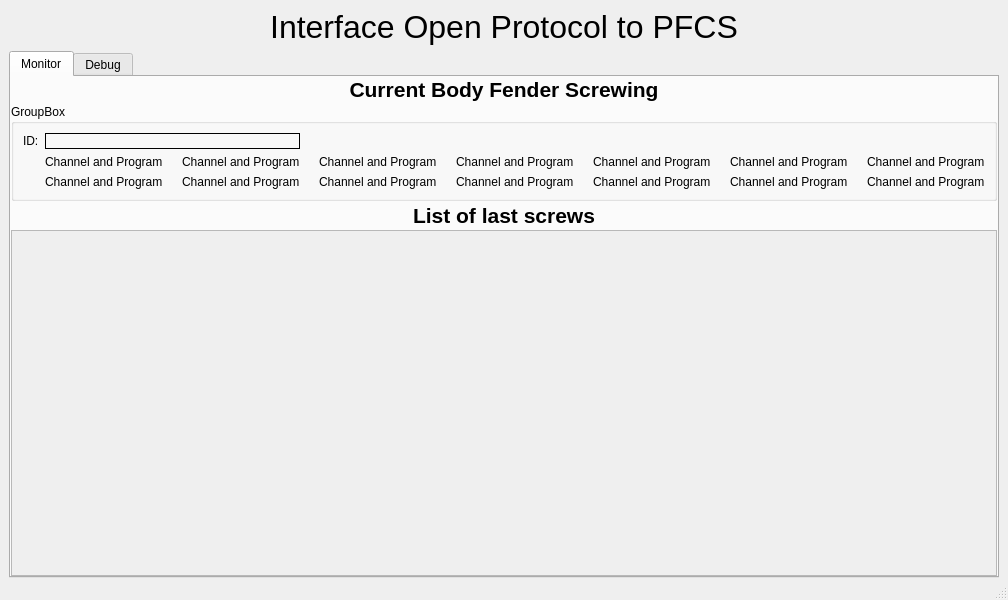
<?xml version="1.0" encoding="UTF-8"?>
<ui version="4.0">
 <class>MainWindow</class>
 <widget class="QMainWindow" name="MainWindow">
  <property name="geometry">
   <rect>
    <x>0</x>
    <y>0</y>
    <width>800</width>
    <height>600</height>
   </rect>
  </property>
  <property name="windowTitle">
   <string>MainWindow</string>
  </property>
  <widget class="QWidget" name="centralwidget">
   <layout class="QVBoxLayout" name="verticalLayout">
    <property name="bottomMargin">
     <number>0</number>
    </property>
    <item>
     <layout class="QHBoxLayout" name="horizontalLayout">
      <property name="spacing">
       <number>0</number>
      </property>
      <item>
       <widget class="QLabel" name="label">
        <property name="font">
         <font>
          <pointsize>24</pointsize>
         </font>
        </property>
        <property name="text">
         <string>Interface Open Protocol to PFCS</string>
        </property>
        <property name="alignment">
         <set>Qt::AlignCenter</set>
        </property>
       </widget>
      </item>
     </layout>
    </item>
    <item>
     <widget class="QTabWidget" name="tabWidget">
      <property name="currentIndex">
       <number>0</number>
      </property>
      <widget class="QWidget" name="tbMonitor">
       <attribute name="title">
        <string>Monitor</string>
       </attribute>
       <layout class="QVBoxLayout" name="verticalLayout_4" stretch="0,0,0,0">
        <property name="spacing">
         <number>2</number>
        </property>
        <property name="leftMargin">
         <number>0</number>
        </property>
        <property name="topMargin">
         <number>0</number>
        </property>
        <property name="rightMargin">
         <number>0</number>
        </property>
        <property name="bottomMargin">
         <number>0</number>
        </property>
        <item>
         <widget class="QLabel" name="label_3">
          <property name="font">
           <font>
            <pointsize>16</pointsize>
            <bold>true</bold>
           </font>
          </property>
          <property name="text">
           <string>Current Body Fender Screwing</string>
          </property>
          <property name="alignment">
           <set>Qt::AlignCenter</set>
          </property>
         </widget>
        </item>
        <item>
         <widget class="QGroupBox" name="groupBox">
          <property name="title">
           <string>GroupBox</string>
          </property>
          <layout class="QGridLayout" name="gridLayout" columnstretch="0,0,0,0,0,0,0,0,0,0,0,0,0,0">
           <item row="1" column="5">
            <widget class="QLabel" name="label_10">
             <property name="text">
              <string>Channel and Program</string>
             </property>
            </widget>
           </item>
           <item row="1" column="2">
            <widget class="QLabel" name="label_7">
             <property name="pixmap">
              <pixmap resource="zcampfcs.qrc">:/icon/ok.png</pixmap>
             </property>
             <property name="scaledContents">
              <bool>false</bool>
             </property>
             <property name="alignment">
              <set>Qt::AlignCenter</set>
             </property>
            </widget>
           </item>
           <item row="1" column="12">
            <widget class="QLabel" name="label_17">
             <property name="pixmap">
              <pixmap resource="zcampfcs.qrc">:/icon/ok.png</pixmap>
             </property>
             <property name="scaledContents">
              <bool>false</bool>
             </property>
             <property name="alignment">
              <set>Qt::AlignCenter</set>
             </property>
            </widget>
           </item>
           <item row="1" column="9">
            <widget class="QLabel" name="label_14">
             <property name="text">
              <string>Channel and Program</string>
             </property>
            </widget>
           </item>
           <item row="1" column="13">
            <widget class="QLabel" name="label_18">
             <property name="text">
              <string>Channel and Program</string>
             </property>
            </widget>
           </item>
           <item row="1" column="7">
            <widget class="QLabel" name="label_12">
             <property name="text">
              <string>Channel and Program</string>
             </property>
            </widget>
           </item>
           <item row="0" column="1" colspan="3">
            <widget class="QLabel" name="lblCis">
             <property name="frameShape">
              <enum>QFrame::Box</enum>
             </property>
             <property name="text">
              <string/>
             </property>
            </widget>
           </item>
           <item row="1" column="6">
            <widget class="QLabel" name="label_11">
             <property name="pixmap">
              <pixmap resource="zcampfcs.qrc">:/icon/ok.png</pixmap>
             </property>
             <property name="scaledContents">
              <bool>false</bool>
             </property>
             <property name="alignment">
              <set>Qt::AlignCenter</set>
             </property>
            </widget>
           </item>
           <item row="1" column="3">
            <widget class="QLabel" name="label_8">
             <property name="text">
              <string>Channel and Program</string>
             </property>
            </widget>
           </item>
           <item row="1" column="8">
            <widget class="QLabel" name="label_13">
             <property name="pixmap">
              <pixmap resource="zcampfcs.qrc">:/icon/ok.png</pixmap>
             </property>
             <property name="scaledContents">
              <bool>false</bool>
             </property>
             <property name="alignment">
              <set>Qt::AlignCenter</set>
             </property>
            </widget>
           </item>
           <item row="1" column="11">
            <widget class="QLabel" name="label_16">
             <property name="text">
              <string>Channel and Program</string>
             </property>
            </widget>
           </item>
           <item row="0" column="0">
            <widget class="QLabel" name="label_4">
             <property name="text">
              <string>ID:</string>
             </property>
            </widget>
           </item>
           <item row="1" column="1">
            <widget class="QLabel" name="label_5">
             <property name="text">
              <string>Channel and Program</string>
             </property>
            </widget>
           </item>
           <item row="1" column="0">
            <widget class="QLabel" name="label_6">
             <property name="pixmap">
              <pixmap resource="zcampfcs.qrc">:/icon/ok.png</pixmap>
             </property>
             <property name="scaledContents">
              <bool>false</bool>
             </property>
             <property name="alignment">
              <set>Qt::AlignCenter</set>
             </property>
            </widget>
           </item>
           <item row="1" column="4">
            <widget class="QLabel" name="label_9">
             <property name="pixmap">
              <pixmap resource="zcampfcs.qrc">:/icon/ok.png</pixmap>
             </property>
             <property name="scaledContents">
              <bool>false</bool>
             </property>
             <property name="alignment">
              <set>Qt::AlignCenter</set>
             </property>
            </widget>
           </item>
           <item row="1" column="10">
            <widget class="QLabel" name="label_15">
             <property name="pixmap">
              <pixmap resource="zcampfcs.qrc">:/icon/ok.png</pixmap>
             </property>
             <property name="scaledContents">
              <bool>false</bool>
             </property>
             <property name="alignment">
              <set>Qt::AlignCenter</set>
             </property>
            </widget>
           </item>
           <item row="2" column="0">
            <widget class="QLabel" name="label_19">
             <property name="pixmap">
              <pixmap resource="zcampfcs.qrc">:/icon/ok.png</pixmap>
             </property>
             <property name="scaledContents">
              <bool>false</bool>
             </property>
             <property name="alignment">
              <set>Qt::AlignCenter</set>
             </property>
            </widget>
           </item>
           <item row="2" column="1">
            <widget class="QLabel" name="label_20">
             <property name="text">
              <string>Channel and Program</string>
             </property>
            </widget>
           </item>
           <item row="2" column="2">
            <widget class="QLabel" name="label_21">
             <property name="pixmap">
              <pixmap resource="zcampfcs.qrc">:/icon/ok.png</pixmap>
             </property>
             <property name="scaledContents">
              <bool>false</bool>
             </property>
             <property name="alignment">
              <set>Qt::AlignCenter</set>
             </property>
            </widget>
           </item>
           <item row="2" column="3">
            <widget class="QLabel" name="label_22">
             <property name="text">
              <string>Channel and Program</string>
             </property>
            </widget>
           </item>
           <item row="2" column="4">
            <widget class="QLabel" name="label_23">
             <property name="pixmap">
              <pixmap resource="zcampfcs.qrc">:/icon/ok.png</pixmap>
             </property>
             <property name="scaledContents">
              <bool>false</bool>
             </property>
             <property name="alignment">
              <set>Qt::AlignCenter</set>
             </property>
            </widget>
           </item>
           <item row="2" column="5">
            <widget class="QLabel" name="label_24">
             <property name="text">
              <string>Channel and Program</string>
             </property>
            </widget>
           </item>
           <item row="2" column="6">
            <widget class="QLabel" name="label_25">
             <property name="pixmap">
              <pixmap resource="zcampfcs.qrc">:/icon/ok.png</pixmap>
             </property>
             <property name="scaledContents">
              <bool>false</bool>
             </property>
             <property name="alignment">
              <set>Qt::AlignCenter</set>
             </property>
            </widget>
           </item>
           <item row="2" column="7">
            <widget class="QLabel" name="label_26">
             <property name="text">
              <string>Channel and Program</string>
             </property>
            </widget>
           </item>
           <item row="2" column="8">
            <widget class="QLabel" name="label_27">
             <property name="pixmap">
              <pixmap resource="zcampfcs.qrc">:/icon/ok.png</pixmap>
             </property>
             <property name="scaledContents">
              <bool>false</bool>
             </property>
             <property name="alignment">
              <set>Qt::AlignCenter</set>
             </property>
            </widget>
           </item>
           <item row="2" column="9">
            <widget class="QLabel" name="label_28">
             <property name="text">
              <string>Channel and Program</string>
             </property>
            </widget>
           </item>
           <item row="2" column="10">
            <widget class="QLabel" name="label_29">
             <property name="pixmap">
              <pixmap resource="zcampfcs.qrc">:/icon/ok.png</pixmap>
             </property>
             <property name="scaledContents">
              <bool>false</bool>
             </property>
             <property name="alignment">
              <set>Qt::AlignCenter</set>
             </property>
            </widget>
           </item>
           <item row="2" column="11">
            <widget class="QLabel" name="label_30">
             <property name="text">
              <string>Channel and Program</string>
             </property>
            </widget>
           </item>
           <item row="2" column="12">
            <widget class="QLabel" name="label_31">
             <property name="pixmap">
              <pixmap resource="zcampfcs.qrc">:/icon/ok.png</pixmap>
             </property>
             <property name="scaledContents">
              <bool>false</bool>
             </property>
             <property name="alignment">
              <set>Qt::AlignCenter</set>
             </property>
            </widget>
           </item>
           <item row="2" column="13">
            <widget class="QLabel" name="label_32">
             <property name="text">
              <string>Channel and Program</string>
             </property>
            </widget>
           </item>
          </layout>
         </widget>
        </item>
        <item>
         <widget class="QLabel" name="label_2">
          <property name="font">
           <font>
            <pointsize>16</pointsize>
            <bold>true</bold>
           </font>
          </property>
          <property name="text">
           <string>List of last screws</string>
          </property>
          <property name="alignment">
           <set>Qt::AlignCenter</set>
          </property>
         </widget>
        </item>
        <item>
         <widget class="QScrollArea" name="scrollview">
          <property name="widgetResizable">
           <bool>true</bool>
          </property>
          <widget class="QWidget" name="listscrews">
           <property name="geometry">
            <rect>
             <x>0</x>
             <y>0</y>
             <width>774</width>
             <height>274</height>
            </rect>
           </property>
           <layout class="QVBoxLayout" name="verticalLayout_3">
            <property name="spacing">
             <number>0</number>
            </property>
            <property name="leftMargin">
             <number>0</number>
            </property>
            <property name="topMargin">
             <number>0</number>
            </property>
            <property name="rightMargin">
             <number>0</number>
            </property>
            <property name="bottomMargin">
             <number>0</number>
            </property>
           </layout>
          </widget>
         </widget>
        </item>
       </layout>
      </widget>
      <widget class="QWidget" name="tbDebug">
       <attribute name="title">
        <string>Debug</string>
       </attribute>
       <layout class="QVBoxLayout" name="verticalLayout_2">
        <property name="spacing">
         <number>0</number>
        </property>
        <property name="leftMargin">
         <number>0</number>
        </property>
        <property name="topMargin">
         <number>0</number>
        </property>
        <property name="rightMargin">
         <number>0</number>
        </property>
        <property name="bottomMargin">
         <number>0</number>
        </property>
        <item>
         <widget class="QTextBrowser" name="textBrowser"/>
        </item>
       </layout>
      </widget>
     </widget>
    </item>
   </layout>
  </widget>
  <widget class="QMenuBar" name="menubar">
   <property name="geometry">
    <rect>
     <x>0</x>
     <y>0</y>
     <width>800</width>
     <height>22</height>
    </rect>
   </property>
  </widget>
  <widget class="QStatusBar" name="statusbar"/>
 </widget>
 <resources>
  <include location="zcampfcs.qrc"/>
 </resources>
 <connections/>
</ui>
